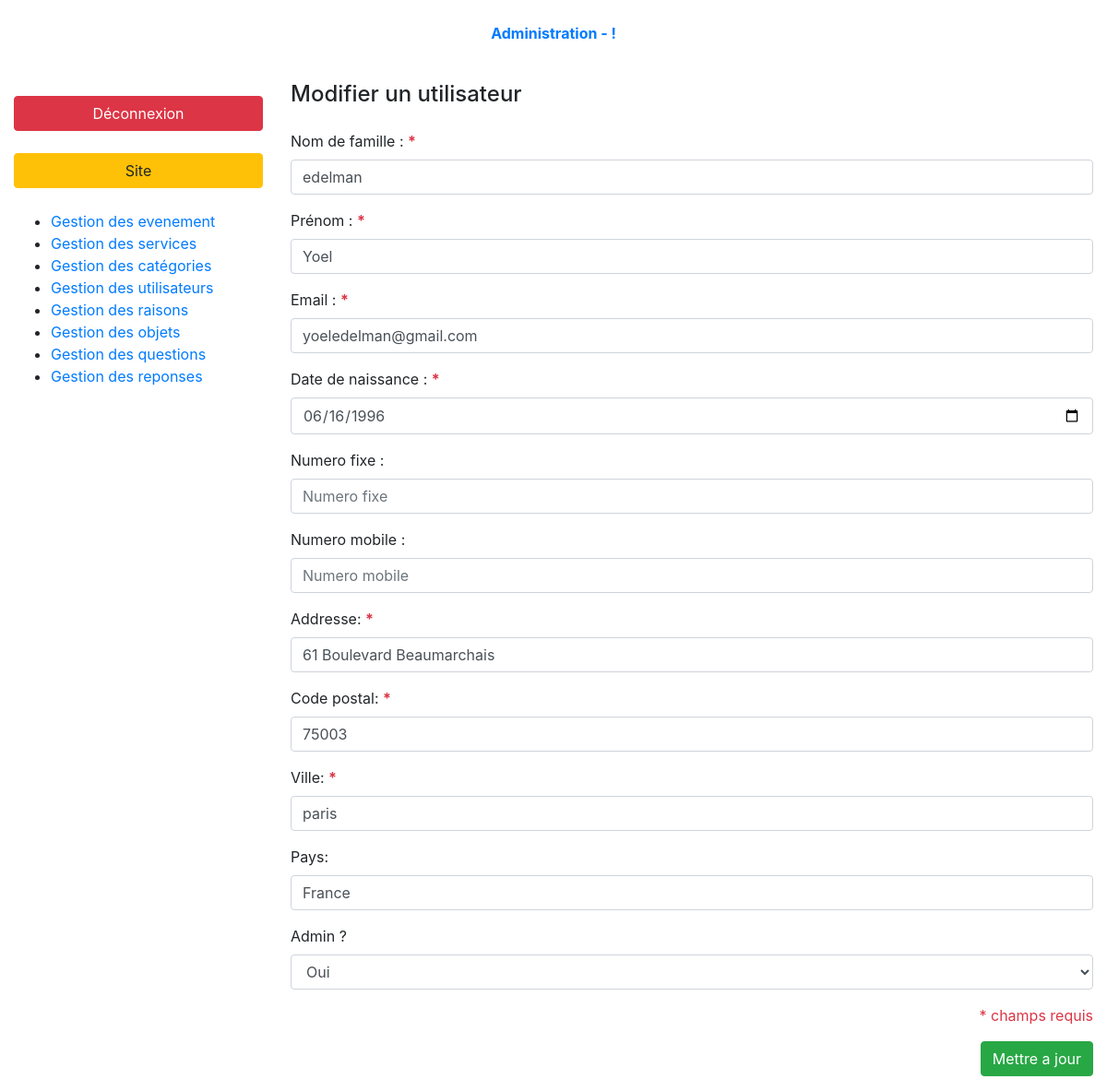
The app's page /index.php?page=admin-users-form&user-id=1&action=edit (signed in) with its own data.
### tables this page shows
CREATE TABLE `users` (
  `id` int(10) UNSIGNED NOT NULL,
  `last_name` varchar(50) NOT NULL,
  `first_name` varchar(50) NOT NULL,
  `email` varchar(75) NOT NULL,
  `password` varchar(255) NOT NULL,
  `dob` date DEFAULT NULL,
  `home_number` varchar(15) DEFAULT NULL,
  `mobile_number` varchar(15) DEFAULT NULL,
  `is_admin` tinyint(1) NOT NULL DEFAULT '0',
  `account_confirmed` tinyint(1) NOT NULL DEFAULT '0',
  `registered_at` timestamp NOT NULL DEFAULT CURRENT_TIMESTAMP,
  `address_id` int(10) UNSIGNED NOT NULL
);

CREATE TABLE `addresses` (
  `id` int(10) UNSIGNED NOT NULL,
  `address` varchar(255) NOT NULL,
  `zip_code` int(6) UNSIGNED NOT NULL,
  `city` varchar(30) NOT NULL,
  `country` varchar(40) DEFAULT 'France',
  `location` text
);

### controller/backend/users.php (called while the page is built, shortened)
<?php
require_once ('././model/users.php');
function usersForm(){
    if (isset($_GET['user-id'])){
        $user = getUsers($_GET['user-id'], TRUE);
    }
    require_once './views/backend/usersForm.php';
}

### model/users.php (called while the page is built, shortened)
<?php
function getUsers($userId = FALSE, $backOffice = FALSE, $confirmAccount = FALSE)
{
    $db = dbConnect();
    $queryString = 'SELECT u.*, a.address, a.zip_code, a.city, a.country, a.location';
    $queryString .= ' FROM users u INNER JOIN addresses a
        ON u.address_id = a.id';
    if ($userId && ($backOffice || $confirmAccount)){
        $queryString .= ' WHERE u.id = :id';
    }
    $query = $db->prepare($queryString);
    if (!$userId){
        $query->execute();
        return $query->fetchAll();
    }
    else{
        $query->execute(['id' => $userId]);
        return $query->fetch(PDO::FETCH_ASSOC);
    }
}

### views/backend/usersForm.php (the view, shortened to what this page needs)
<div class="container-fluid">
    <?php require '././partials/backend/header.php'; ?>
    <div class="row my-3 index-content">
        <?php require '././partials/backend/nav.php'; ?>
        <section class="col-9">
            <header class="pb-3">
                <h4><?= (isset($_GET['user-id'])) ? 'Modifier un utilisateur' : 'Ajouter un utilisateur' ;?></h4>
            </header>
            <?php if (isset($_GET['user-id'])): ?>
                <form action="index.php?page=admin-users-form&user-id=<?= $user['id'];?>&action=edit" method="post" enctype="multipart/form-data">
            <?php else: ?>
                <form action="index.php?page=admin-users-form" method="post" enctype="multipart/form-data">
            <?php endif; ?>
                    <div class="form-group">
                        <label for="last_name">Nom de famille : <b class="text-danger">*</b></label>
                        <input class="form-control"  type="text" placeholder="Nom de famille" name="last_name" id="last_name" value="<?= isset($user) ? htmlentities($user['last_name']) : '';?>"/>
                    </div>
                    <div class="form-group">
                        <label for="first_name">Prénom : <b class="text-danger">*</b></label>
                        <input class="form-control"  type="text" placeholder="Prénom" name="first_name" id="first_name" value="<?= isset($user) ? htmlentities($user['first_name']) : '';?>"/>
                    </div>
                    <div class="form-group">
                        <label for="email">Email : <b class="text-danger">*</b></label>
                        <input class="form-control"  type="email" placeholder="Email" name="email" id="email" value="<?= isset($user) ? htmlentities($user['email']) : '';?>"/>
                    </div>
                    <div class="form-group">
                        <label for="dob">Date de naissance : <b class="text-danger">*</b></label>
                        <input class="form-control" type="date" placeholder="Date de naissance" name="dob" id="dob" value="<?= isset($user) ? htmlentities($user['dob']) : '';?>"/>
                    </div>
                    <div class="form-group">
                        <label for="home-number">Numero fixe :</label>
                        <input class="form-control" type="text" placeholder="Numero fixe" name="home_number" id="home-number" value="<?= isset($user) ? htmlentities($user['home_number']) : '';?>"/>
                    </div>
                    <div class="form-group">
                        <label for="mobile-number">Numero mobile :</label>
                        <input class="form-control" type="text" placeholder="Numero mobile" name="mobile_number" id="mobile-number" value="<?= isset($user) ? htmlentities($user['mobile_number']) : '';?>"/>
                    </div>
                    <div class="form-group">
                        <label for="address">Addresse: <b class="text-danger">*</b></label>
                        <input class="form-control"  type="text" name="address" id="address" value="<?= isset($user) ? htmlentities($user['address']) : '';?>" />
                    </div>
                    <div class="form-group">
                        <label for="zip_code">Code postal: <b class="text-danger">*</b></label>
                        <input class="form-control"  type="text" name="zip_code" id="zip_code" value="<?= isset($user) ? htmlentities($user['zip_code']) : '';?>" />
                    </div>
                    <div class="form-group">
                        <label for="city">Ville: <b class="text-danger">*</b></label>
                        <input class="form-control"  type="text" name="city" id="city" value="<?= isset($user) ? htmlentities($user['city']) : '';?>" />
                    </div>
                    <div class="form-group">
                        <label for="country">Pays: </b></label>
                        <input class="form-control"  type="text" placeholder="France" name="country" id="country" value="<?= isset($user) ? htmlentities($user['country']) : '';?>" />
                    </div>
                    <div class="form-group">
                        <label for="is_admin"> Admin ?</label>
                        <select class="form-control" name="is_admin" id="is_admin">
                            <?php if (isset($_GET['user-id'])): ?>
                                <?php if ($user['is_admin'] == 0): ?>
                                    <option selected="selected" value="<?= $user['is_admin']; ?>" >Non</option>
                                    <option value="1">Oui</option>
                                <?php else: ?>
                                    <option selected="selected" value="<?= $user['is_admin']; ?>">Oui</option>
                                <?php endif;?>
                            <?php else: ?>
                                <option selected="selected" value="0" >Non</option>
                                <option value="1" >Oui</option>
                            <?php endif; ?>
                        </select>
                    </div>
                    <div class="text-right">
                        <?php if (isset($_GET['user-id'])): ?>
                            <p class="text-danger">* champs requis</p>
                            <input class="btn btn-success" type="submit" name="update" value="Mettre a jour" />
                        <?php else: ?>
                            <p class="text-danger">* champs requis</p>
                            <input class="btn btn-success" type="submit" name="save" value="Enregistrer" />
                        <?php endif; ?>
                    </div>
            </form>
        </section>
    </div>
</div>
<?php require 'layout.php'; ?>

### records on screen
users: last_name "edelman", first_name "Yoel", email "yoeledelman@gmail.com", dob "06/16/1996", address "61 Boulevard Beaumarchais", zip_code "75003", city "paris", country "France", is_admin "Oui"
